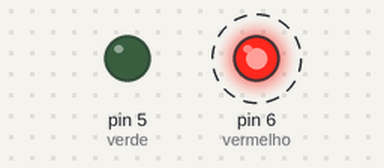
Bench run of a sketch on a simulated Arduino Uno, built with avr-gcc and run on an emulated ATmega328P. Shown: output pins drawn as LEDs (lit = HIGH). Dashed ring = blinking.

Above: at 0.02 s.
Timing chart, 0 to 3.0 s (numbered marks = the images above):
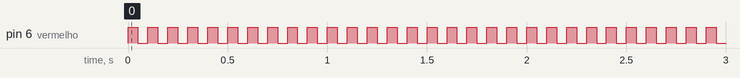

Measured:
- by itself, pin 6 (vermelho): alternates HIGH for 0.05 s and LOW for 0.05 s

The sketch:

aula3_261217.ino
```cpp
int vermelho = 6;
int verde = 5;
int result = 11;

void setup() {
  // put your setup code here, to run once:
pinMode (vermelho,OUTPUT);
pinMode (verde,OUTPUT);
}

void loop() {
  // put your main code here, to run repeatedly:
if (result > 10)
{
  digitalWrite (vermelho,HIGH);
  delay(50);
  digitalWrite (vermelho,LOW);
  delay(50);
}
else
{
  digitalWrite (verde,HIGH);
  delay(50);
  digitalWrite (verde,LOW);
  delay(50);
}
}
```
